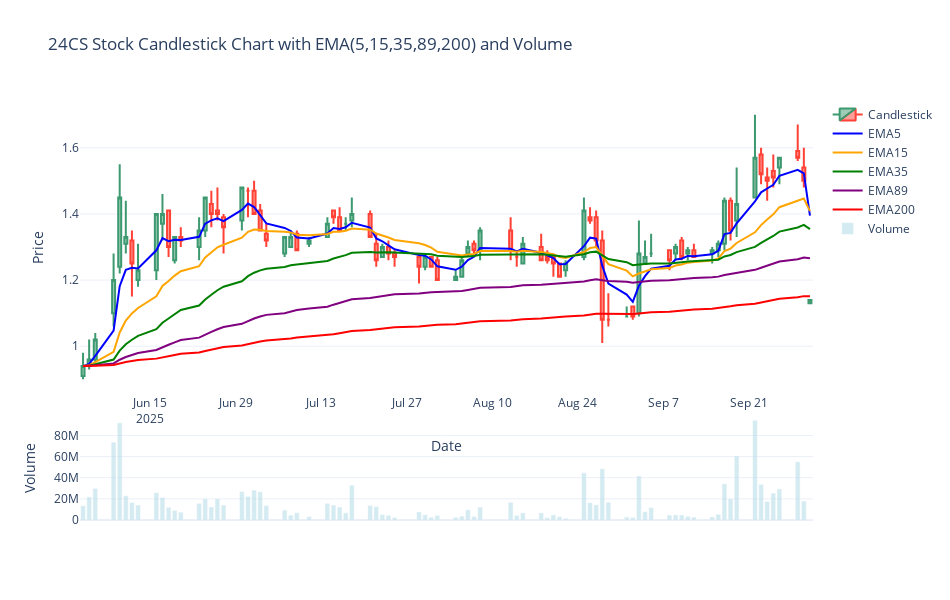

The cell this chart's notebook holds for it:
### Markdown cell above
เส้นค่าเฉลี่ยเคลื่อนที่แบบเอ็กซ์โพเนนเชียล (Exponential Moving Average - EMA)

คือเส้นค่าเฉลี่ยของราคาหุ้นย้อนหลังในระยะเวลาต่างๆ กัน (5, 15, 35, 89, และ 200 วัน) โดยให้ความสำคัญกับราคาล่าสุดมากกว่า เส้นเหล่านี้ช่วยบอกถึงแนวโน้มในระยะสั้นไปจนถึงระยะยาว

🔵 EMA5 = ระยะสั้น, สัญญาณไว

🟠 EMA15 = ระยะกลาง, ช่วยกรองสัญญาณ

🟢 EMA35 = แนวโน้มกลาง

🟣 EMA89 = แนวโน้มหลัก

🔴 EMA200 = แนวโน้มระยะยาว (เส้นใหญ่สุด)

### Code cell
import plotly.graph_objects as go

# 🔹 เลือกเฉพาะหุ้น 24CS
ohlc_df = df_2025[df_2025["symbol"] == "24CS"].copy()

# 🔹 จัดการ index
ohlc_df["time"] = pd.to_datetime(ohlc_df["time"])
ohlc_df = ohlc_df.sort_values("time")
ohlc_df = ohlc_df.set_index("time")
ohlc_df.index.name = "Date"

# 🔹 Rename columns ให้ตรงกับ Plotly
ohlc_df = ohlc_df.rename(columns={
    "open_price": "Open",
    "high_price": "High",
    "low_price": "Low",
    "close_price": "Close",
    "volume": "Volume"
})

# 🔹 เลือกแค่ 200 วันล่าสุด (เพื่อดูง่าย)
ohlc_df = ohlc_df.tail(200)

# 🔹 คำนวณ EMA
for p in [5, 15, 35, 89, 200]:
    ohlc_df[f"EMA{p}"] = ohlc_df["Close"].ewm(span=p, adjust=False).mean()

# ✅ กราฟ Candlestick
fig = go.Figure(data=[go.Candlestick(
    x=ohlc_df.index,
    open=ohlc_df['Open'],
    high=ohlc_df['High'],
    low=ohlc_df['Low'],
    close=ohlc_df['Close'],
    name="Candlestick"
)])

# ✅ เส้น EMA
colors = {5:"blue", 15:"orange", 35:"green", 89:"purple", 200:"red"}
for p in [5, 15, 35, 89, 200]:
    fig.add_trace(go.Scatter(
        x=ohlc_df.index,
        y=ohlc_df[f"EMA{p}"],
        mode="lines",
        line=dict(width=2, color=colors[p]),
        name=f"EMA{p}"
    ))

# ✅ Volume
fig.add_trace(go.Bar(
    x=ohlc_df.index,
    y=ohlc_df['Volume'],
    name="Volume",
    marker_color="lightblue",
    opacity=0.5,
    yaxis="y2"
))

# ✅ Layout
fig.update_layout(
    title="24CS Stock Candlestick Chart with EMA(5,15,35,89,200) and Volume",
    yaxis=dict(title="Price", domain=[0.3, 1]),
    yaxis2=dict(title="Volume", domain=[0, 0.25]),
    xaxis=dict(title="Date"),
    xaxis_rangeslider_visible=False,
    template="plotly_white",
    width=950,
    height=600
)

fig.show()
